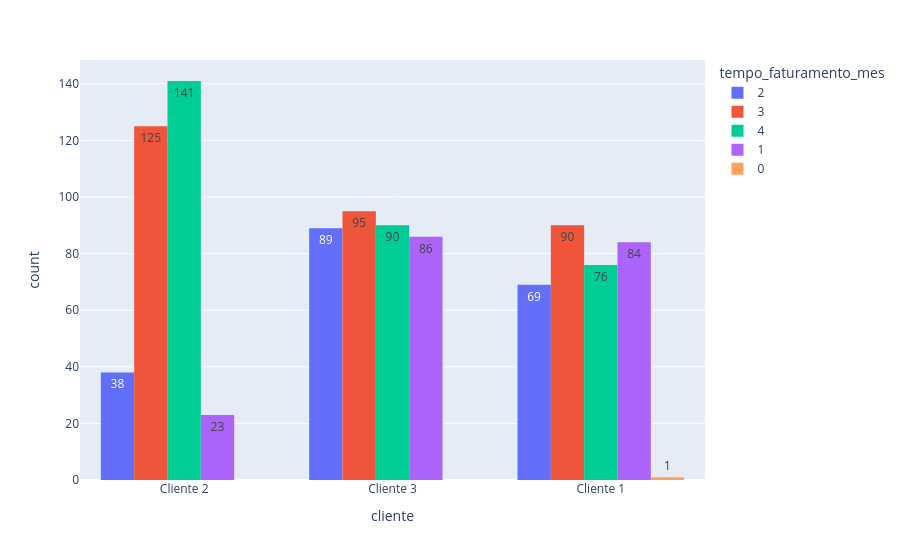

Source (notebook cell):
### Code cell
px.histogram(dados, x = 'cliente', text_auto=True, color = 'tempo_faturamento_mes', barmode = 'group')

### Figure 1 — Plotly figure (JSON) as saved in the notebook; plotly's stock layout.template omitted (floating-point values rounded to 4 significant figures; data arrays with more than 128 entries replaced by an {"elided": "..."} marker saying what was removed)
{"data": [{"alignmentgroup": "True", "bingroup": "x", "hovertemplate": "tempo_faturamento_mes=2<br>cliente=%{x}<br>count=%{y}<extra></extra>", "legendgroup": "2", "marker": {"color": "#636efa", "pattern": {"shape": ""}}, "name": "2", "offsetgroup": "2", "orientation": "v", "showlegend": true, "texttemplate": "%{value}", "type": "histogram", "x": {"elided": "196 str values"}, "xaxis": "x", "yaxis": "y"}, {"alignmentgroup": "True", "bingroup": "x", "hovertemplate": "tempo_faturamento_mes=3<br>cliente=%{x}<br>count=%{y}<extra></extra>", "legendgroup": "3", "marker": {"color": "#EF553B", "pattern": {"shape": ""}}, "name": "3", "offsetgroup": "3", "orientation": "v", "showlegend": true, "texttemplate": "%{value}", "type": "histogram", "x": {"elided": "310 str values"}, "xaxis": "x", "yaxis": "y"}, {"alignmentgroup": "True", "bingroup": "x", "hovertemplate": "tempo_faturamento_mes=4<br>cliente=%{x}<br>count=%{y}<extra></extra>", "legendgroup": "4", "marker": {"color": "#00cc96", "pattern": {"shape": ""}}, "name": "4", "offsetgroup": "4", "orientation": "v", "showlegend": true, "texttemplate": "%{value}", "type": "histogram", "x": {"elided": "307 str values"}, "xaxis": "x", "yaxis": "y"}, {"alignmentgroup": "True", "bingroup": "x", "hovertemplate": "tempo_faturamento_mes=1<br>cliente=%{x}<br>count=%{y}<extra></extra>", "legendgroup": "1", "marker": {"color": "#ab63fa", "pattern": {"shape": ""}}, "name": "1", "offsetgroup": "1", "orientation": "v", "showlegend": true, "texttemplate": "%{value}", "type": "histogram", "x": {"elided": "193 str values"}, "xaxis": "x", "yaxis": "y"}, {"alignmentgroup": "True", "bingroup": "x", "hovertemplate": "tempo_faturamento_mes=0<br>cliente=%{x}<br>count=%{y}<extra></extra>", "legendgroup": "0", "marker": {"color": "#FFA15A", "pattern": {"shape": ""}}, "name": "0", "offsetgroup": "0", "orientation": "v", "showlegend": true, "texttemplate": "%{value}", "type": "histogram", "x": ["Cliente 1"], "xaxis": "x", "yaxis": "y"}], "layout": {"barmode": "group", "legend": {"title": {"text": "tempo_faturamento_mes"}, "tracegroupgap": 0}, "margin": {"t": 60}, "xaxis": {"anchor": "y", "domain": [0, 1], "title": {"text": "cliente"}}, "yaxis": {"anchor": "x", "domain": [0, 1], "title": {"text": "count"}}}}
